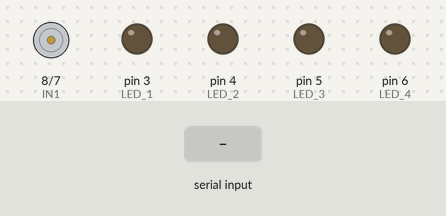
The sketch below on a simulated Arduino Uno, built with avr-gcc and run on an emulated ATmega328P. Parts: motor-driver pin pairs drawn as motors (green arrow = first pin HIGH = forward, orange = second pin HIGH = backward, longer = more drive, scaled by the enable pin), output pins drawn as LEDs (lit = HIGH). Dashed ring = blinking. Inputs (shaded band) come from the test bench.

Above: at 1.2 s.
1.3 s: "s" received over Serial
At 2.75 s:
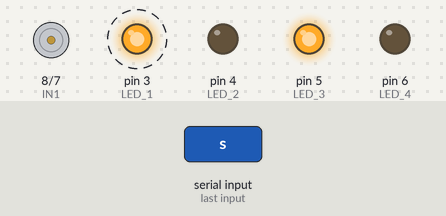
At 4.15 s:
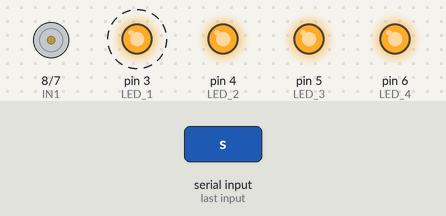
4.3 s: "r" received over Serial
At 6.5 s:
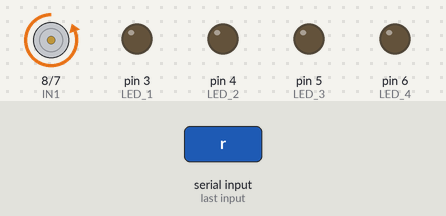
Timing chart, 0 to 23.5 s (numbered marks = the images above; inputs shaded):
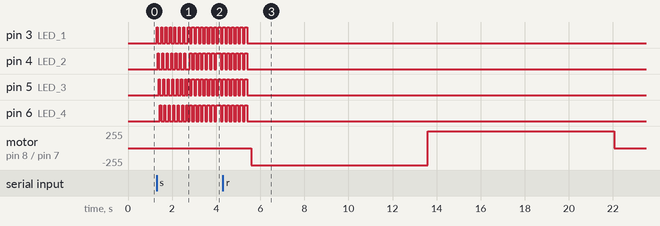

Measured:
- after the input at 1.3 s, pin 3 (LED_1): alternates HIGH for 0.10 s and LOW for 0.13 s, starting at once; pin 4 (LED_2): goes 6 × (HIGH 0.05 s, LOW 0.15 s), HIGH 0.05 s, LOW 0.20 s, 6 × (HIGH 0.10 s, LOW 0.10 s), HIGH 0.20 s, then LOW, starting after 0.05 s
- after the input at 4.3 s, motor on pin 8 (IN1) / pin 7 (IN2): stopped → backward 255/255 after 1.3 s, → forward 255/255 8.0 s later, → stopped 8.5 s later

The sketch:

Arduino_MotorControl.ino
```cpp
// DC Motor
const int ENA = 9;  // Enable pin
const int IN1 = 8;
const int IN2 = 7;
// LED
int LED_1 = 3;  // Yellow LED
int LED_2 = 4;  // Green LED
int LED_3 = 5;  // Blue LED
int LED_4 = 6;  // Red LED

void setup() {

  pinMode(ENA, OUTPUT);
  pinMode(IN1, OUTPUT);
  pinMode(IN2, OUTPUT);

  pinMode(LED_1,OUTPUT);
  pinMode(LED_2,OUTPUT);
  pinMode(LED_3,OUTPUT);
  pinMode(LED_4,OUTPUT);

  Serial.begin(9600);   // Baud Rate
}

void loop() {

  if (Serial.available() > 0) {
    char command = Serial.read();  // Read 'command' from Python Game

    // Game Start
    if (command == 's'){
      for(int i = 0; i<7; i++){
        digitalWrite(LED_1, HIGH); digitalWrite(LED_2, LOW); digitalWrite(LED_3, LOW); digitalWrite(LED_4, LOW);
        delay(50);
        digitalWrite(LED_1, LOW); digitalWrite(LED_2, HIGH); digitalWrite(LED_3, LOW); digitalWrite(LED_4, LOW);
        delay(50);
        digitalWrite(LED_1, LOW); digitalWrite(LED_2, LOW); digitalWrite(LED_3, HIGH); digitalWrite(LED_4, LOW);
        delay(50);
        digitalWrite(LED_1, LOW); digitalWrite(LED_2, LOW); digitalWrite(LED_3, LOW); digitalWrite(LED_4, HIGH);
        delay(50);
      }
      for(int i = 0; i<7; i++){
        digitalWrite(LED_1, HIGH); digitalWrite(LED_2, LOW); digitalWrite(LED_3, HIGH); digitalWrite(LED_4, LOW);
        delay(100);
        digitalWrite(LED_1, LOW); digitalWrite(LED_2, HIGH); digitalWrite(LED_3, LOW); digitalWrite(LED_4, HIGH);
        delay(100);
      }
      for(int i = 0; i<7; i++){
        digitalWrite(LED_1, HIGH); digitalWrite(LED_2, HIGH); digitalWrite(LED_3, HIGH); digitalWrite(LED_4, HIGH);
        delay(100);
        digitalWrite(LED_1, LOW); digitalWrite(LED_2, LOW); digitalWrite(LED_3, LOW); digitalWrite(LED_4, LOW);
        delay(100);
      }
    }

    // LED color means Player number
    if (command == '0') {  // Player 0, Toggle Yellow LED
      for(int i = 0; i<7; i++) {
        digitalWrite(LED_1, LOW); digitalWrite(LED_2, LOW); digitalWrite(LED_3, LOW); digitalWrite(LED_4, LOW);
        delay(200); // 200ms delay
        digitalWrite(LED_1, HIGH); digitalWrite(LED_2, LOW); digitalWrite(LED_3, LOW); digitalWrite(LED_4, LOW);
        delay(200);
      }
    } else if (command == '1') {  // Player 1, Toggle Green LED
      for(int i = 0; i<7; i++) {
        digitalWrite(LED_1, LOW); digitalWrite(LED_2, LOW); digitalWrite(LED_3, LOW); digitalWrite(LED_4, LOW);
        delay(200);
        digitalWrite(LED_1, LOW); digitalWrite(LED_2, HIGH); digitalWrite(LED_3, LOW); digitalWrite(LED_4, LOW);
        delay(200);
      }
    } else if (command == '2') {  // Player 2, Toggle Blue LED
      for(int i = 0; i<7; i++){
        digitalWrite(LED_1, LOW); digitalWrite(LED_2, LOW); digitalWrite(LED_3, LOW); digitalWrite(LED_4, LOW);
        delay(200);
        digitalWrite(LED_1, LOW); digitalWrite(LED_2, LOW); digitalWrite(LED_3, HIGH); digitalWrite(LED_4, LOW);
        delay(200);
      }
    } else if (command == '3') {  // Player 3, Toggle Red LED
      for(int i = 0; i<7; i++){
        digitalWrite(LED_1, LOW); digitalWrite(LED_2, LOW); digitalWrite(LED_3, LOW); digitalWrite(LED_4, LOW);
        delay(200);
        digitalWrite(LED_1, LOW); digitalWrite(LED_2, LOW); digitalWrite(LED_3, LOW); digitalWrite(LED_4, HIGH);
        delay(200);
      }
    }

    // Motor Control
    if (command == 'r'){
      // (Door Open)
      digitalWrite(IN1, LOW);
      digitalWrite(IN2, HIGH);
      analogWrite(ENA, 255);  // PWM 신호를 이용하여 모터 속도 조절 (255 is Max Speed)
      delay(8000);  // 8 second

      // (Door Close)
      digitalWrite(IN1,HIGH);
      digitalWrite(IN2,LOW);
      delay(8450);

      // Stop Motor
      digitalWrite(IN1,LOW);
      digitalWrite(IN2,LOW);
      delay(200);
    }

    delay(100);
  }
}
```
